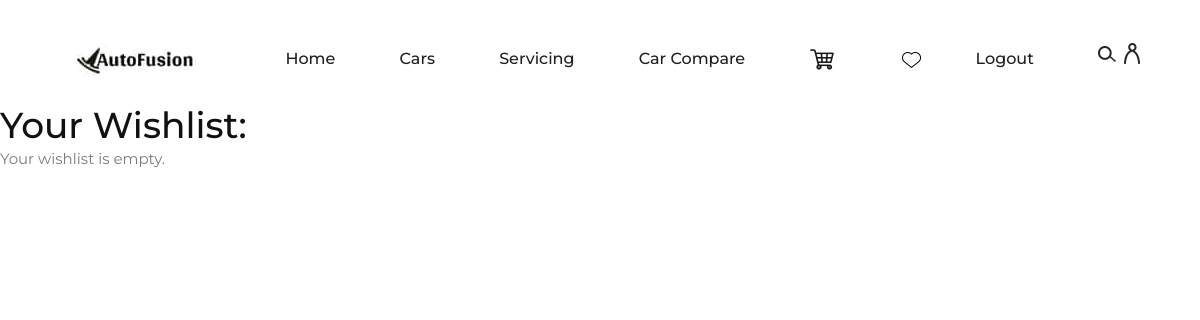
Before: /wishlist/ (signed in) with the older database file.
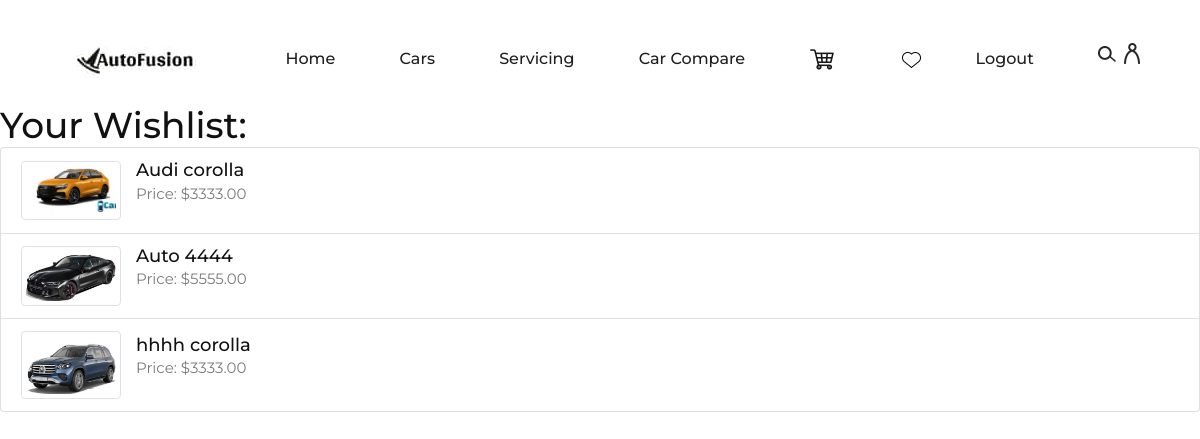
After: the same page with the newer database file.
### base/models.py (models this page shows, shortened)
class Wishlist(models.Model):
    user = models.ForeignKey(settings.AUTH_USER_MODEL, on_delete=models.CASCADE)
    car = models.ForeignKey(Car, on_delete=models.CASCADE)

class Car(models.Model):
    make = models.CharField(max_length=50)
    model = models.CharField(max_length=50)
    year = models.PositiveIntegerField()
    price = models.DecimalField(max_digits=10, decimal_places=2)
    image = models.ImageField(upload_to="car_images/")
    description = models.TextField(blank=True, null=True)
    quantity = models.PositiveIntegerField(default=0)

### base/views.py (the view)
# urls.py: path('wishlist/', views.wishlist_view, name='wishlist'),
@login_required
def wishlist_view(request):
    wishlist_items = Wishlist.objects.filter(user=request.user)
    context = {
        'wishlist_items': wishlist_items
    }
    return render(request, 'wishlist/wishlist.html', context)

### templates/wishlist/wishlist.html (shortened to what this page needs)
{% extends 'base.html' %}
{% block content %}
<h2>Your Wishlist:</h2>
{% if wishlist_items %}
    <div class="row">
        <div class="col-12">
            <ul class="list-group">
                {% for item in wishlist_items %}
                    <li class="list-group-item d-flex align-items-center">
                        <img src="{{ item.car.image.url }}" alt="{{ item.car.model }}" class="img-thumbnail" style="width: 100px; height: auto; margin-right: 15px;">
                        <div>
                            <h5>{{ item.car.make }} {{ item.car.model }}</h5>
                            <p>Price: ${{ item.car.price }}</p>
                        </div>
                    </li>
                {% endfor %}
            </ul>
        </div>
    </div>
{% else %}
    <p>Your wishlist is empty.</p>
{% endif %}
{% endblock %}

### templates/base.html (shortened to what this page needs)
<!DOCTYPE html>
<html lang="zxx">
<head>
    {% load static %}
    <link rel="stylesheet" href="{%static 'css/bootstrap.min.CSS'%}" type="text/css">
    <link rel="stylesheet" href="{%static 'css/font-awesome.min.CSS'%}" type="text/css">
    <link rel="stylesheet" href="{%static 'css/nice-select.CSS'%}" type="text/css">
    <link rel="stylesheet" href="{%static 'css/owl.carousel.min.CSS'%}" type="text/css">
    <link rel="stylesheet" href="{%static 'css/magnific-popup.CSS'%}" type="text/css">
    <link rel="stylesheet" href="{%static 'css/slicknav.min.CSS'%}" type="text/css">
    <link rel="stylesheet" href="{%static 'css/style.CSS'%}" type="text/css">
</head>
<body>
  {% include "header.html" %}
  {% block content%}
  {% endblock content%}
</body>
</html>

### templates/header.html
{% load static %}
<header class="header-section">
  <div class="container-fluid">
      <div class="inner-header">
          <div class="logo">
              <a href="{% url 'home' %}"><img src="{% static 'img/logo.jpg' %}" alt=""></a>
          </div>
          <div class="header-right">
            <a href="{% url 'search' %}">
                <img src="{% static 'img/icons/search.png' %}" alt="Search" class="search-trigger">
            </a>
            <a href="{% url 'userdashboard' %}">
                <img src="{% static 'img/icons/man.png' %}" alt="">
            </a>
          </div>
          {% if not user.is_authenticated %}
              <div class="user-access">
                  <a href="{% url 'login' %}">Register</a>
                  <a href="{% url 'login' %}" class="in">Sign in</a>
              </div>
          {% else %}
              <div class="user-access">
                  <a href="{% url 'logout' %}">Logout</a>
              </div>
          {% endif %}
          <nav class="main-menu mobile-menu">
              <ul>
                  <li><a  href="{% url 'home' %}">Home</a></li>
                  <li><a href="{%url 'allcars'%}">Cars</a></li>
                  <li><a href="{% url 'car_service' %}">Servicing</a></li>
                  <li><a href="{%url 'car_compare'%}">Car Compare</a></li>
                  {% if user.is_authenticated %}
                      {% if not user.is_superuser %}
                          <li><a href="{% url 'cart'%}"><img src="{% static 'img/icons/bag.jpg' %}" alt="">
                            </a></li>
                        <li><a href="{% url 'wishlist'%}"><img src="{% static 'img/icons/wishlist.jpg' %}" alt="">
                            </a></li>
                      {% else %}
                      <li><a href="{% url 'admin_dashboard' %}">Dashboard</a></li>
                      {% endif %}
                  {% endif %}
              </ul>
          </nav>
      </div>
  </div>
</header>

### templates/scripts.html (shortened to what this page needs)
{% load static %}

### static/css/style.css (style rules this page uses)
html, body { height: 100%; font-family: "Montserrat", sans-serif; -webkit-font-smoothing: antialiased; font-smoothing: antialiased; background: none; }
h1, h2, h3, h4, h5, h6 { margin: 0; color: #111111; font-weight: 500; font-family: "Montserrat", sans-serif; }
h2 { font-size: 36px; }
h5 { font-size: 18px; }
p { font-size: 15px; color: #7b7b7b; font-weight: 400; line-height: 1.6; font-family: "Montserrat", sans-serif; margin: 0 0 15px 0; }
img { max-width: 100%; }
ul, ol { padding: 0; margin: 0; }
.header-section { height: 104px; padding-top: 38px; padding-bottom: 24px; padding-left: 45px; padding-right: 45px; }
.inner-header .logo { float: left; }
.inner-header .header-right { float: right; line-height: 30px; }
.inner-header .header-right img { display: inline-block; margin-right: 20px; cursor: pointer; }
.inner-header .header-right a { display: inline-block; position: relative; }
.inner-header .header-right a img { margin-right: 0; margin-left: 4px; }
.inner-header .user-access { float: right; margin-right: 100px; }
.inner-header .user-access a { color: #1e1e1e; font-size: 16px; display: inline-block; font-weight: 500; position: relative; line-height: 42px; }
.inner-header .main-menu { float: right; margin-right: 150px; }
.inner-header .main-menu ul li { display: inline-block; margin-left: 60px; position: relative; }
.inner-header .main-menu ul li a { color: #1e1e1e; font-size: 16px; display: inline-block; font-weight: 500; position: relative; line-height: 42px; }
.inner-header .main-menu ul li a:after { position: absolute; left: 0; bottom: 7px; width: 100%; height: 2px; background: #1e1e1e; content: ""; opacity: 0; -webkit-transform: all 0.3s; -webkit-transition: all 0.3s; transition: all 0.3s; }
@media only screen and (min-width: 1200px) and (max-width: 1340px) { .inner-header .user-access { margin-right: 60px; } }
@media only screen and (min-width: 1200px) and (max-width: 1340px) { .inner-header .main-menu { margin-right: 55px; } }

Changed rows visible on the page:
added Wishlist: car.image (picture), car.make "Audi", car.model "corolla", car.price "3333.00"
added Wishlist: car.image (picture), car.make "Auto", car.model "4444", car.price "5555.00"
added Wishlist: car.image (picture), car.make "hhhh", car.model "corolla", car.price "3333.00"
Other visible differences:
text no longer shown: "Your wishlist is empty."
